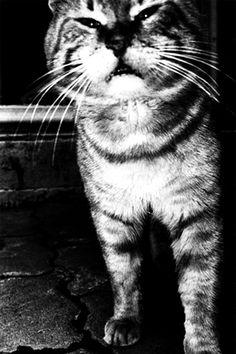
#> input picture cat.jpg, 236 x 354 px
$ python hw2_ex2_finding_edges_template.py
#> lines starting #> are read from the running program, lines starting #| are printed output that depends on the picture
### hw2_ex1_linear_filtering_template.py
""" 1 Linear filtering """

# Imports
from math import sqrt, exp

import numpy as np
import matplotlib.pyplot as plt
from mpmath import pi
from scipy import signal
#from scipy import datasets
from scipy.ndimage import gaussian_filter1d

plt.rcParams['image.cmap'] = 'gray'
import time
import pdb
img = plt.imread('cat.jpg').astype(np.float32)
#> img: shape (354, 236) float32; min 0, max 255, mean 77.6
plt.imshow(img)
plt.axis('off')
plt.title('original image')
plt.show()
# 1.1
def boxfilter(n):
    # this function returns a box filter of size nxn

    ### your code should go here ###
    box_filter = 1 / n * np.ones((n, n))
    return box_filter

# 1.2
# Implement full convolution
def myconv2(myimage, myfilter):
    # This function performs a 2D convolution between image and filt, image being a 2D image. This
    # function should return the result of a 2D convolution of these two images. DO
    # NOT USE THE BUILT IN SCIPY CONVOLVE within this function. You should code your own version of the
    # convolution, valid for both 2D and 1D filters.
    # INPUTS
    # @ image         : 2D image, as numpy array, size mxn
    # @ filt          : 1D or 2D filter of size kxl
    # OUTPUTS
    # img_filtered    : 2D filtered image, of size (m+k-1)x(n+l-1)

    ### your code should go here ###
    #m, n = myimage.shape
    #k, l = myfilter.shape
    if np.ndim(myimage)>=2:
        m, n = myimage.shape

    else:
        myimage=myimage[np.newaxis]
        m, n = myimage.shape
    if np.ndim(myfilter)>=2:
        k, l = myfilter.shape
    else:
        myfilter=myfilter[np.newaxis]
        k, l = myfilter.shape

    # [30 lines of commented-out code are left out]
    newfilter=np.flipud(np.fliplr(myfilter))#flip filter downwards and leftwards
    newimage=np.pad(myimage,max(k-1,l-1))#zeropadding
    img_filtered=np.zeros((m+k-1, n+l-1))
    for i in range(m + k - 1):
        for j in range(n + l - 1):
            img_filtered[i, j] = np.sum(newfilter * newimage[i:i + k, j:j + l])
    return img_filtered


# 1.3
# create a boxfilter of size 10 and convolve this filter with your image - show the result
bsize = 10


### your code should go here ###


# 1.4
# create a function returning a 1D gaussian kernel
def gauss1d(sigma, filter_length=20):
    # INPUTS
    # @ sigma         : sigma of gaussian distribution
    # @ filter_length : integer denoting the filter length, default is 10
    # OUTPUTS
    # @ gauss_filter  : 1D gaussian filter

    ### your code should go here ###
    #https: // stackoverflow.com / questions / 11209115 / creating - gaussian - filter - of - required - length - in -python
    if filter_length%2==0:
        #even
        r = range(-int(filter_length / 2), int(filter_length / 2))
    else:
        #odd
        r = range(-int(filter_length / 2), int(filter_length / 2) + 1)
    gauss_filter=[1 / (sigma * sqrt(2 * pi)) * exp(-float(x) ** 2 / (2 * sigma ** 2)) for x in r]

    return gauss_filter

### your code should go here ###

# 1.1
# N=3
# print("boxfilter",boxfilter(N))

# 1.2
#2D-case
m,n,k,l=10,10,3,3
myimage = np.random.random((m,n))
myfilter = np.random.random((k,l))
myresult = myconv2(myimage, myfilter)
inbuiltresult = signal.convolve2d(myimage, myfilter, boundary='fill', mode='full')
if np.isclose(myresult, inbuiltresult).all:
    print("2D case works")
else:
    print("2D case doesn't work")
#1D-case, (1,3)
m,n,k,l=10,10,1,3
myimage = np.random.random((m,n))
myfilter = np.random.random((k,l))
myresult = myconv2(myimage, myfilter)
inbuiltresult = signal.convolve2d(myimage, myfilter, boundary='fill', mode='full')
if np.isclose(myresult, inbuiltresult).all:
    print("(1,3)-1D filter case works")
else:
    print("(1,3)-1D filter case doesn't work")
#1D-case, (3,1)
m,n,k,l=10,10,3,1
myimage = np.random.random((m,n))
myfilter = np.random.random((k,l))
myresult = myconv2(myimage, myfilter)
inbuiltresult = signal.convolve2d(myimage, myfilter, boundary='fill', mode='full')
if np.isclose(myresult, inbuiltresult).all:
    print("(3,1)-1D filter case works")
else:
    print("(3,1)-1D filter case doesn't work")

# 1.2
newimg=myconv2(img,boxfilter(11))
#> in myconv2 (call 4), `newimage=np.pad(myimage,max(k-1,l-1))#zeropadding`:
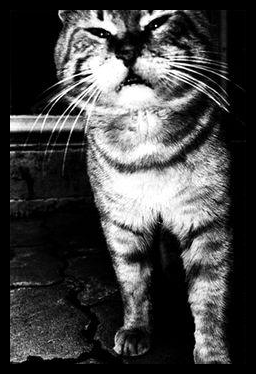
#> newimage: shape (374, 256) float32; min 0, max 255, mean 67.7
#> after the loop in myconv2 (call 4), `for i in range(m + k - 1):`:
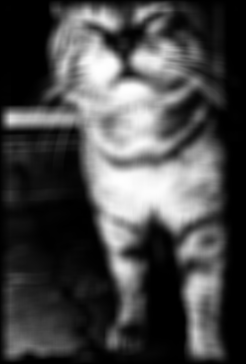
#> img_filtered: shape (364, 246) float64; min 0, max 2802.3, mean 795.9; drawn with min black and max white
plt.imshow(newimg)
plt.axis('off')
plt.title('new image')
plt.show()
sigma, filter_length = 1, 11
mygauss=gauss1d(sigma,filter_length)
#comparision to built-in
inbuiltresult=gaussian_filter1d(np.ones(filter_length),sigma)
if np.isclose(mygauss, inbuiltresult).all:
    print("mygauss works")
else:
    print("(mygauss doesn't work")

### hw2_ex2_finding_edges_template.py
""" 2 Finding edges """

import numpy as np
from skimage import color, io
import matplotlib.pyplot as plt
plt.rcParams['image.cmap'] = 'gray'
import pdb
import hw2_ex1_linear_filtering_template as ex1

# load image
img = io.imread('bird.jpg')
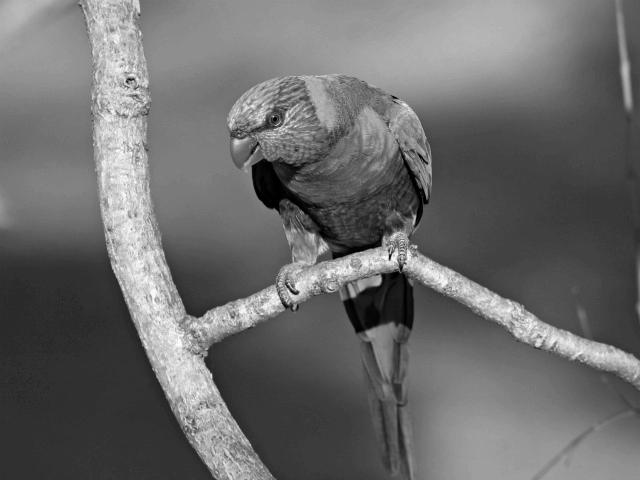
#> input picture bird.jpg, 640 x 480 px
#> img is the input picture: shape (480, 640); min 0, max 255, mean 107.5
img = color.rgb2gray(img)


### copy functions myconv2, gauss1d, gauss2d and gconv from exercise 1 ###


# 2.1
# Gradients
# define a derivative operator
dx = np.array([-1,0,1])### your code should go here ###
dy = np.transpose(dx)### your code should go here ###

# convolve derivative operator with a 1d gaussian filter with sigma = 1
# You should end up with 2 1d edge filters,  one identifying edges in the x direction, and
# the other in the y direction
sigma = 1
### your code should go here ###
filterlenght=3
gdx=ex1.myconv2(dx,np.asarray(ex1.gauss1d(sigma,filterlenght)))
inbuiltresult=np.convolve(dx,ex1.gaussian_filter1d(np.ones(filterlenght),sigma))
if np.isclose(gdx, inbuiltresult).all:
    print("my gdx works")
else:
    print("(my gdx doesn't work")

gdy=ex1.myconv2(dy,np.asarray(ex1.gauss1d(sigma,filterlenght)))
inbuiltresult=np.convolve(dy,ex1.gaussian_filter1d(np.ones(filterlenght),sigma))
if np.isclose(gdy, inbuiltresult).all:
    print("my gdy works")
else:
    print("(my gdy doesn't work")

# gdx = ### your code should go here ###
# gdy = ### your code should go here ###


# 2.2
# Gradient Edge Magnitude Map
def create_edge_magn_image(image, gdx, gdy):
    # this function created an eddge magnitude map of an image
    # for every pixel in the image, it assigns the magnitude of gradients
    # INPUTS
    # @image  : a 2D image
    # @gdx     : gradient along x axis
    # @gdy     : gradient along y axis
    # OUTPUTS
    # @ grad_mag_image  : 2d image same size as image, with the magnitude of gradients in every pixel
    # @grad_dir_image   : 2d image same size as image, with the direction of gradients in every pixel

    ### your code should go here ###
    Ix = ex1.myconv2(image, gdx)
#> in myconv2 (call 7), `newimage=np.pad(myimage,max(k-1,l-1))#zeropadding`:
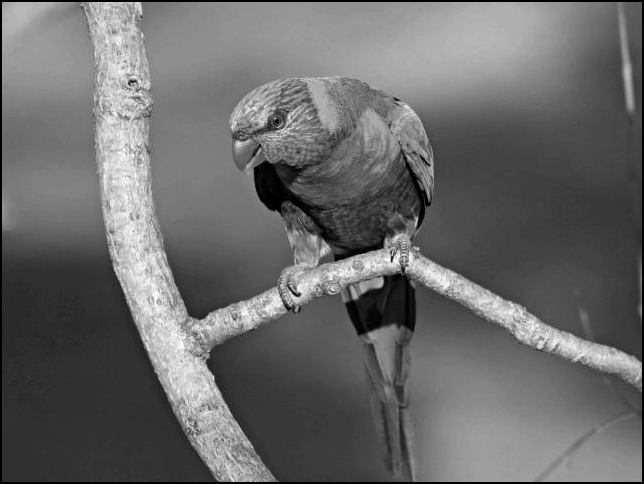
#> newimage: shape (484, 644); min 0, max 255, mean 105.9
#> after the loop in myconv2 (call 7), `for i in range(m + k - 1):`:
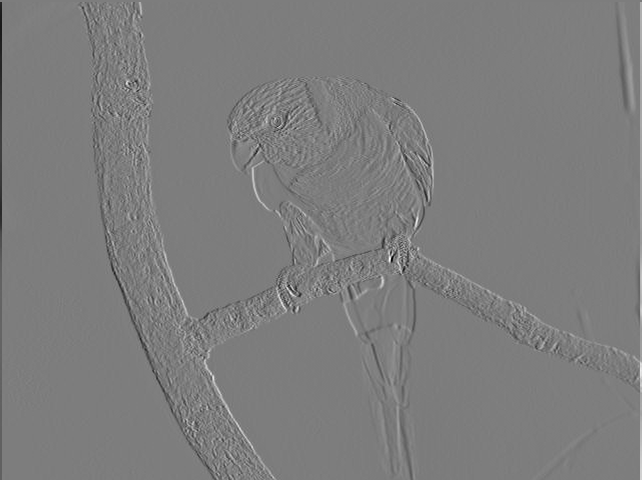
#> img_filtered: shape (480, 642) float64; min -219, max 226, mean 0; drawn with min black and max white
    Iy = ex1.myconv2(image, gdy)
    # cutting step:
    Ix = Ix[:image.shape[0], :image.shape[1]]
    Iy = Iy[:image.shape[0], :image.shape[1]]

    grad_mag_image = np.hypot(Ix, Iy)  # directly calculates the magnitude for each pixel
    grad_dir_image = np.arctan2(Ix, Iy)
    return grad_mag_image, grad_dir_image


# create an edge magnitude image using the derivative operator
img_edge_mag, img_edge_dir = create_edge_magn_image(img, dx, dy)
#> in create_edge_magn_image, `grad_mag_image = np.hypot(Ix, Iy)`:
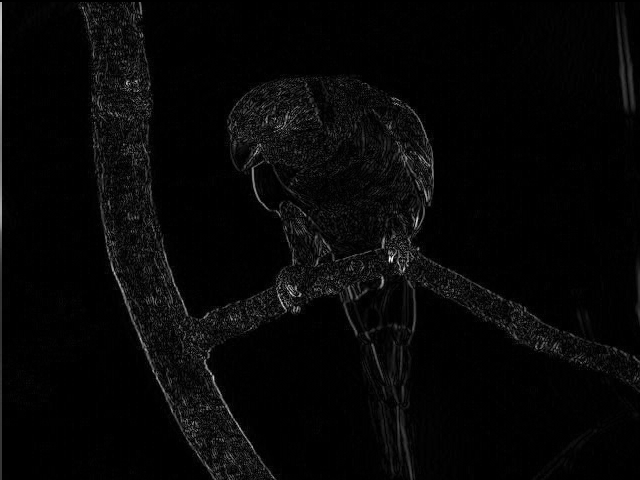
#> grad_mag_image: shape (480, 640) float64; min 0, max 319.6, mean 8.9; drawn with min black and max white
#> in create_edge_magn_image, `grad_dir_image = np.arctan2(Ix, Iy)`:
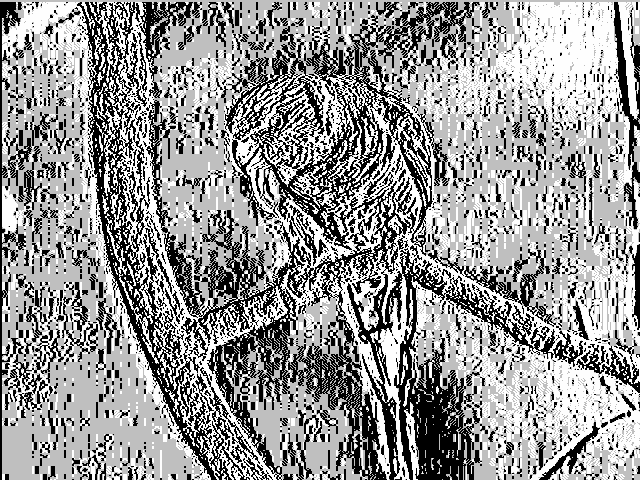
#> grad_dir_image: shape (480, 640) float64; min -2.36, max 0.785, mean -0.494; drawn with min black and max white

# show all together
plt.subplot(121)
plt.imshow(img)
plt.axis('off')
plt.title('Original image')
plt.subplot(122)
plt.imshow(img_edge_mag)
plt.axis('off')
plt.title('Edge magnitude map')
plt.show()
